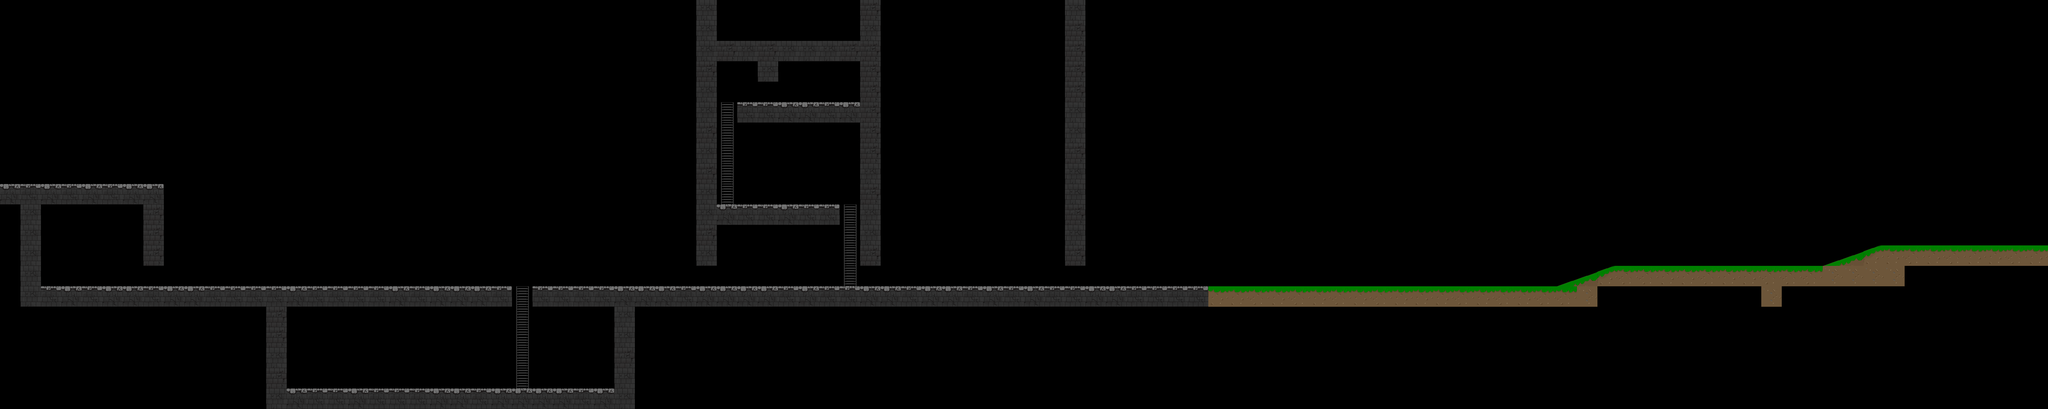

Rendered tile map (Tiled .tmx) drawn with the repository's tilesets; below, a short description and the map source with its tile grids summarised:
An orthogonal 100x20 tile map with 64x64 px tiles, 1 tile layer (Map) and 14 objects (2x hill, Collision, wall cell, Wall cellar, floor cellar, ...).

<map version="1.0" orientation="orthogonal" renderorder="left-down" width="100" height="20" tilewidth="64" tileheight="64" nextobjectid="30">
 <tileset firstgid="1" name="tiles" tilewidth="64" tileheight="64" spacing="2" margin="1" tilecount="18" columns="6">
  <image source="../../tiles.png" width="398" height="198" />
 </tileset>
 <layer name="Map" width="100" height="20">
  <data>[2000 cells, 676 non-empty, 12 distinct tile ids]</data>
 </layer>
 <objectgroup name="Object Layer 1">
  <object id="7" name="Wall before" type="Collision" x="65" y="898" width="1536" height="65" />
  <object id="13" name="wall cell" x="64" y="640" width="64" height="256" />
  <object id="14" name="Wall cellar" x="834.667" y="960" width="64" height="321.333" />
  <object id="15" name="floor cellar" x="882.667" y="1217.33" width="1040" height="104" />
  <object id="16" name="wall cellar" x="1921.33" y="966.667" width="62.6667" height="324" />
  <object id="18" name="floor after" x="1665.33" y="896.667" width="3198" height="62.6667" />
  <object id="19" x="2180" y="4" width="61.3333" height="832" />
  <object id="20" x="2305.33" y="320" width="442.667" height="62.6667" />
  <object id="22" x="2233.33" y="641.333" width="390.667" height="62.6667" />
  <object id="23" x="2690.67" y="-2.66667" width="56" height="836" />
  <object id="24" x="2369.33" y="198.667" width="64" height="56" />
  <object id="25" name="hill" type="hill" x="4864" y="897.333">
   <polygon points="0,0 176,-64.6667 192.667,-65.3333 193.333,-2" />
  </object>
  <object id="26" x="5057.33" y="832.667" width="639.333" height="62" />
  <object id="29" name="hill" type="hill" x="5697.33" y="832">
   <polygon points="0,0 176,-64.6667 192.667,-65.3333 193.333,-2" />
  </object>
 </objectgroup>
</map>